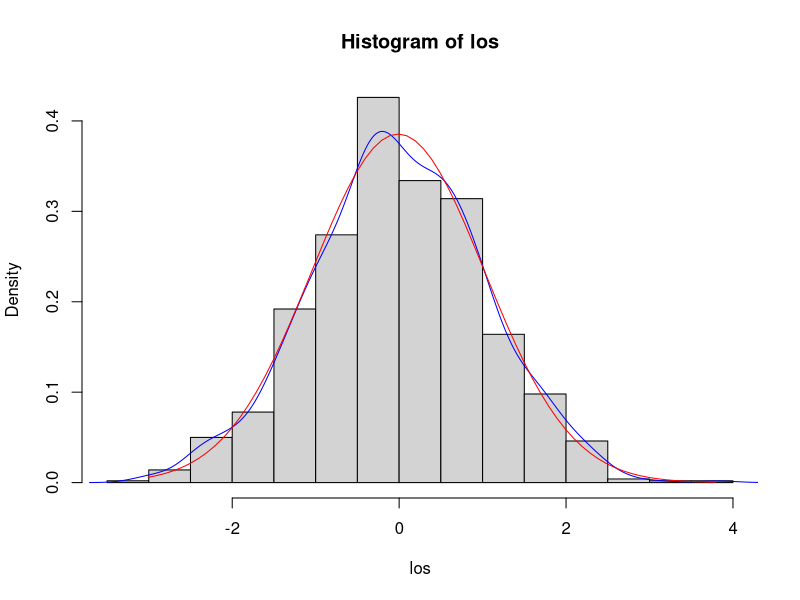
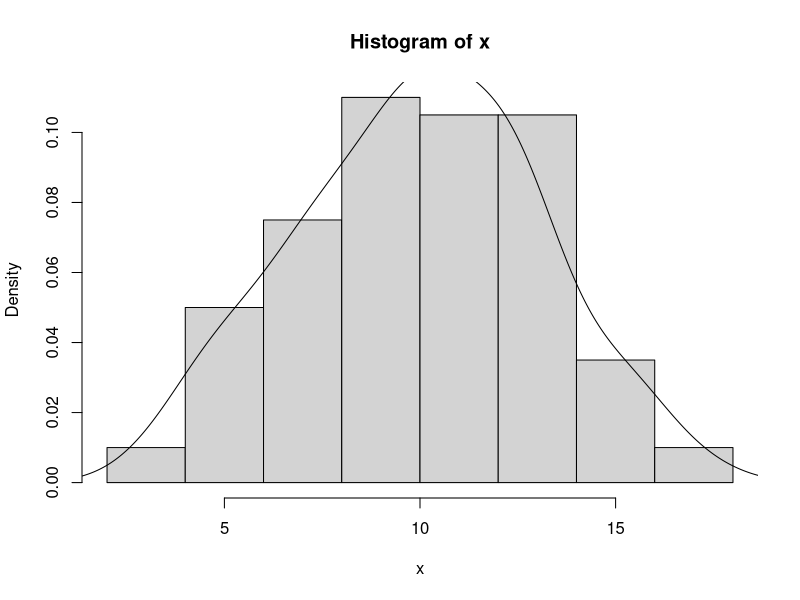
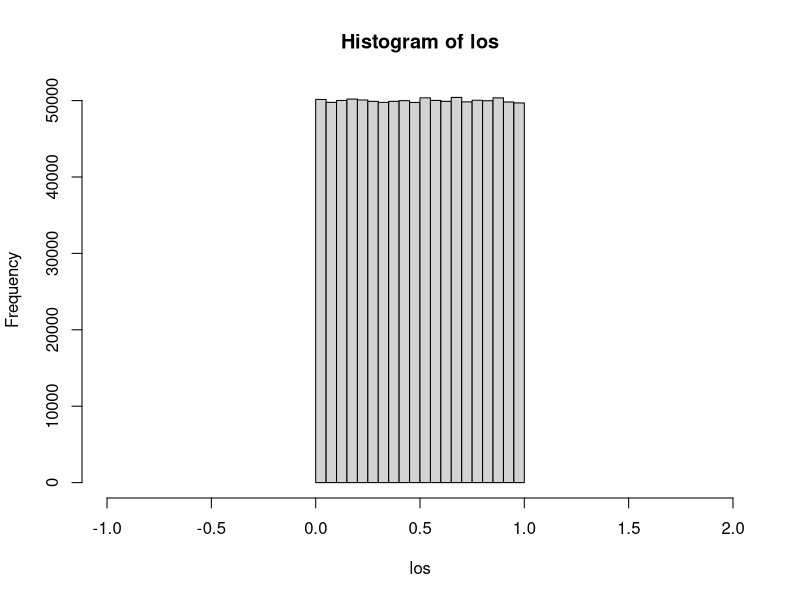

Recreate these plots in R, in order.
# Statistical Learning Methods
# Lukasz Krainski lukasz.krainski123@gmail.com
# Class 1

# http://www.cyclismo.org/tutorial/R/
# https://cran.r-project.org/doc/manuals/r-release/R-intro.pdf
# https://www.datacamp.com/courses/free-introduction-to-r
# https://www.edx.org/course/introduction-r-data-science-microsoft-dat204x-3

#### Agenda ####

# Getting help
# Vectors 1x1 [scalars]
# Vectors
# Matrices
# Lists/dataframes

#### Getting help ####

help("plot")
?plot

help.search("linear models")
??"linear models"

#### Vectors 1x1 [scalars] ####

number = 145
number

number2 = 359
number2
number2 = 433
number2

next_number = number^2
next_number
number3 = (number2*3 + 532)/5
number3

(34+93)/14.5

ls() #environment contents
rm(number) #removing objects
rm(number2,next_number,number3) #removing multiple objects

#### Vectors ####

my_first_vector = c(4,7,23.5,76.2,80)
my_first_vector
length(my_first_vector) #vector's length
mode(my_first_vector) #type of vector's contents

vector_strings=c(4,7.5,25,72,80,"word")
vector_strings
mode(vector_strings)
vector_strings[2]
vector_strings[1]='hello world'
vector_strings

vector_with_missing_value=c(1,23,NA,444)
vector_with_missing_value
mode(vector_with_missing_value)
vector_logical=c(T,F,NA,TRUE,FALSE)
vector_logical
mode(vector_logical)

new_vector=vector() #empty vector
new_vector
length(new_vector)
new_vector[2]=45
new_vector
length(new_vector)
new_vector[5]
new_vector[4]=4
new_vector

overwrite_vector=c(124,4,2,5,45,76,45)
overwrite_vector
overwrite_vector=c(overwrite_vector[5],overwrite_vector[2])
overwrite_vector

## Operations on vectors ##

v=c(4,36,6,2,6,5,6,2,4.6)
k=sqrt(v) #square root
k
sort(v) #sorting
length(v)
unique(v) #unique values
length(unique(v))
sort(unique(v))

v1=c(5,5.5,2)
v2=c(3,12,5.2)
v1+v2

v1=c(1,2,3,4)
v2=c(10,100)
v1+v2

v1=c(3,4,5,6,7)
2*v1

## Factors ##

gender=c('f','m','f','f','m','f','f','m','f','f')
gender

gender=factor(gender)
gender

gender2=factor(c('f','f','f','f','f'),levels=c('f','m'))
gender2

table(gender) #frequencies

age=factor(c('>18','<18','<18','<18','<18','>18','>18','>18','>18','>18'))
age
length(age)

t=table(gender,age)
t
prop.table(t) #

margin.table(t,1)
margin.table(t,2)

prop.table(t,1)
prop.table(t,2)

## Sequences ##

counter=1:10
counter

10:0

seq(-1,1,0.1)

seq(from=-1,to=1,length=21)
seq(length=21,from=-1,by=0.1)

rep(1,5)
rep('hello',3)
rep(1:2,3)
rep(1:2,each=3)

## Random numbers ##

set.seed(1) #fixing randomness
los=rnorm(1000) #1000 random samples
hist(los,freq=0) #histogram
lines(density(los),col="blue") #density estimation
x=seq(from=min(los),to=max(los),by=0.1)
mean(los) #mean
sd(los) #standard deviation
value.f.density=dnorm(x,mean=mean(los),sd=sd(los))
lines(x,value.f.density,col="red")

x=rnorm(100,mean=10,sd=3)
hist(x,freq=0)
lines(density(x))

los=runif(10^6)
hist(los,xlim=c(-1,2))

## Indexing, filtering ##

x=c(40,0,-43,44,-61,465,9502,-56)
x>0
x[x>0]
x[x<=-52|x > 55]
x[x>33&x < 111]
x[c(7,4,6)]
x[1:5]
y=c(1,3)
y
x[y]

x[-1]
x[-c(4,6)]
x[-(1:3)]

age=c(18,20,33,22)
names(age)=c('Anna','Adam','Carol','John')
age

age2=c(Anna=18,Adam=20,Karol=33,Franek=22)
age2
age==age2
all(age==age2)

age['Adam']
age[c('John','Adam')]
age2['Anna']=19
age==age2
all(age==age2)
any(age==age2)
age!=age2
any(age!=age2)

#### Matrices ####

sequence_numbers=c(5,3,6,7,3,4,6,2,8,3)
sequence_numbers
length(sequence_numbers)
dim(sequence_numbers)
dim(sequence_numbers)=c(2,5)
sequence_numbers

matrix1=matrix(c(5,3,6,7,3,4,6,2,8,3),2,5)
matrix1

matrix1==sequence_numbers
all(matrix1==sequence_numbers)

matrix2=matrix(c(5,3,6,7,3,4,6,2,8,3),2,5,byrow=TRUE)
matrix2

matrix2[2,3]
matrix2[-2,1]
matrix2[1,-c(3,5)]
matrix2[1,]

is.matrix(matrix2)
is.matrix(matrix2[,4])
is.vector(matrix2[,4])

matrix2[1,,drop=F]
is.matrix(matrix2[1,,drop=F])
matrix2[,4,drop=F]
is.matrix(matrix2[,4,drop=F])

matrix1=matrix(c(4,2,6,7,3,4,5,1,7,2),2,5)
matrix1
cbind(c(4,7),matrix1[,4])
matrix2=matrix(rep(1,20),4,5)
matrix2
matrix3=rbind(matrix1[1,],matrix2[3,])
matrix3

array3D=array(1:24,dim=c(4,3,2)) #tensor
array3D
array3D[1,3,2]
array3D[1,,2]
array3D[4,3,]
array3D[c(2,3),,-2]

matrix1
matrix1*3
matrix2=matrix(c(12,4,3,2,3,65,32,7,4,78),2,5)
matrix2
matrix1+matrix2 #adding matrices
matrix1*matrix2
t(matrix2) #transpose
matrix1%*%t(matrix2) #multiplication

#### Lists/Dataframes####
## Lists ##
student=list(index=12345,name="Artur",marks=c(MO=4.5,SwAK=5,AM2=NA))
student
names(student)
attributes(student)

student$index
student$marks
student[1]
student[3]
student[[1]]
student[[3]]
mode(student[1])
mode(student[[1]])

names(student)=c('id','firstname','grades')
student

student$parents=c("Barbara","Marek")
student

length(student)
names(student)

student[-3]

other_info=list(age=24,gender='M')
new.list=c(student,other_info)
new.list

## Dataframes ##
data_set=data.frame(id=1:4,
 name=c('Alex','Jacob','Mike','May'),
 average=c(4.93,4.3,4.6,4.7))

data_set
data_set[1,2]
data_set$name
is.factor(data_set$name)

data_set[data_set$average>4.4,]
data_set[data_set$name=='Jacob','average']
data_set[data_set$id>=2,c('name','average')]

attach(data_set)
data_set[name=='May',]
average

subset(data_set,average>4.4)

nrow(data_set)
ncol(data_set)
dim(data_set)

names(data_set)
head(data_set)
tail(data_set)
